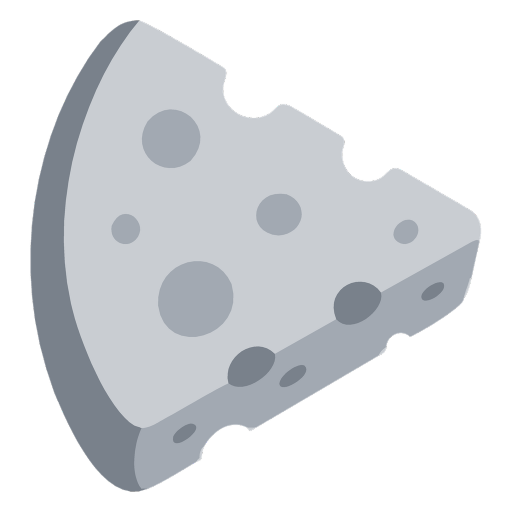
#> input picture android/app/src/development/ic_launcher-playstore.png, 512 x 512 px
$ python gain.py ../../android/app/src/development/ic_launcher-playstore.png ../../android/app/src/development/ic_launcher-playstore.png
#> lines starting #> are read from the running program, lines starting #| are printed output that depends on the picture
"""gain.py stock.png hdr.png - estimates the linear-light gain between two captures.

If the HDR window is right on screen but a legacy (GDI) capture maps scRGB 1.0
to white, every unclipped pixel is the stock pixel times one constant in linear
light: the SDR white scale.
"""
import statistics
import sys

from PIL import Image


def lin(v):
    v /= 255.0
    return v / 12.92 if v <= 0.04045 else ((v + 0.055) / 1.055) ** 2.4


a = Image.open(sys.argv[1]).convert("RGB")
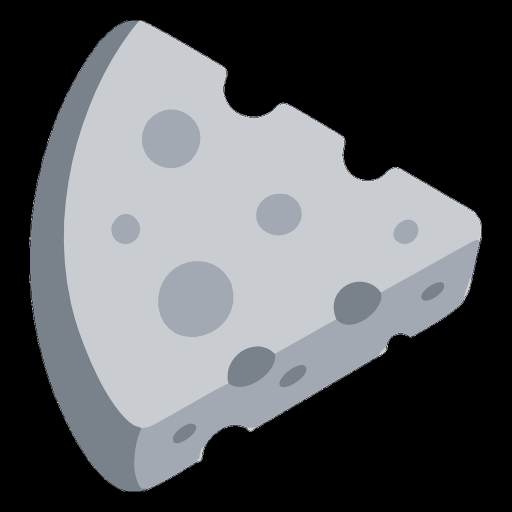
#> a: PIL image 512x512 RGB; mean R, G, B 89.6, 92.2, 95.5
b = Image.open(sys.argv[2]).convert("RGB")
W, H = a.size
#> W = 512; H = 512
ratios = []
for y in range(45, H - 10, 7):
    for x in range(5, W - 5, 7):
        pa, pb = a.getpixel((x, y)), b.getpixel((x, y))
        for ca, cb in zip(pa, pb):
            la, lb = lin(ca), lin(cb)
            if 0.01 < la and lb < 0.9:  # skip near-black and clipped
                ratios.append(lb / la)
ratios.sort()
q = lambda f: ratios[int(len(ratios) * f)]
print(f"samples {len(ratios)}  gain median {statistics.median(ratios):.3f}  "
      f"p10 {q(0.1):.3f}  p90 {q(0.9):.3f}")
#| samples 7983  gain median 1.000  p10 1.000  p90 1.000
